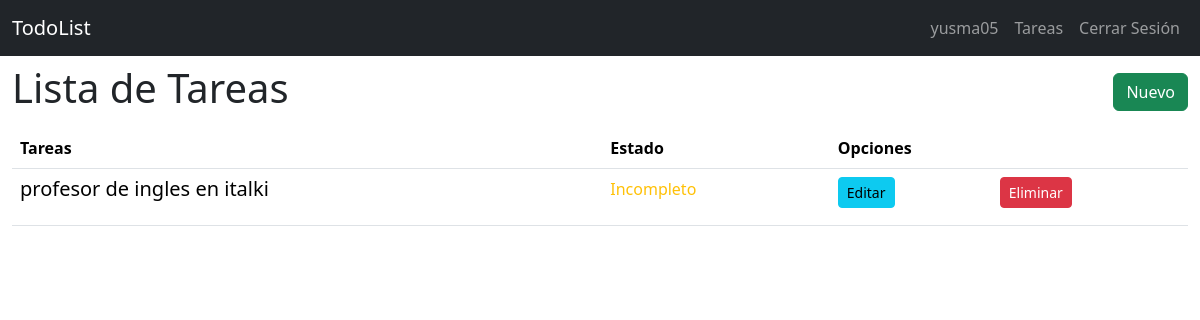
Before: /todo/list (signed in) with the older database file.
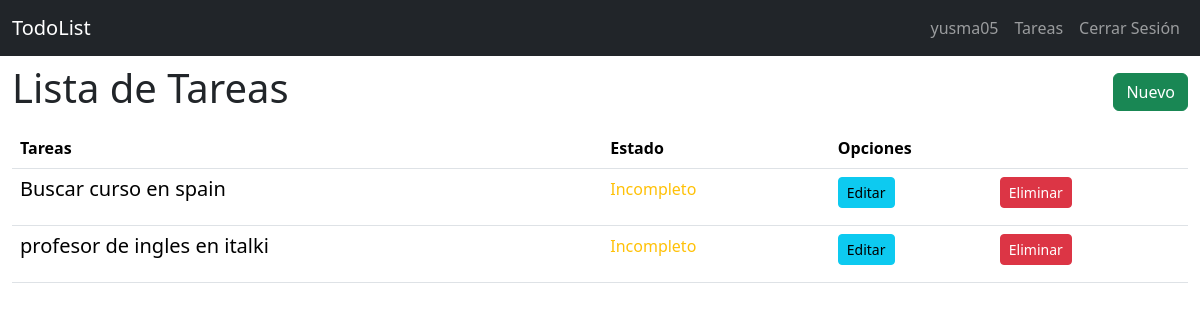
After: the same page with the newer database file.
### todor/models.py (models this page shows, shortened)
class User(db.Model):
    id = db.Column(db.Integer, primary_key = True)
    username = db.Column(db.String(20), unique = True, nullable = False)
    password = db.Column(db.Text, nullable = False)

class Todo(db.Model):
    id = db.Column(db.Integer, primary_key = True)
    created_by = db.Column(db.Integer, db.ForeignKey('user.id'), nullable = False)
    title = db.Column(db.String(100), nullable = False)
    desc = db.Column(db.Text)
    state = db.Column(db.Boolean, default = False)

### todor/todo.py (the view)
@bp.route('/list')
@login_required
def index():
    todos = Todo.query.all()
    return render_template('todo/index.html', todos = todos)

### todor/auth.py (called while the page is built)
@bp.before_app_request
def load_logged_user():
    user_id = session.get('user_id')
    if user_id is None:
        g.user = None
    else:
        g.user = User.query.get_or_404(user_id)

def login_required(view):
    @functools.wraps(view)
    def wrapped_view(**kwargs):
        if g.user is None:
            return redirect(url_for('auth.login'))
        return view(**kwargs)
    return wrapped_view

### todor/templates/todo/index.html (shortened to what this page needs)
{% extends 'base.html' %}
{% block content %}
<section class="container-fluid">
    <nav class="navbar">
        <h1>{% block title %}Lista de Tareas{% endblock %}</h1>
        <a href="{{url_for('todo.create')}}" class="btn btn-success">Nuevo</a>
    </nav>
    <table class="table">
        <thead>
            <tr>
                <th class="col">Tareas</th>
                <th class="col">Estado</th>
                <th class="col" colspan="2">Opciones</th>
            </tr>
        </thead>
        <tbody>
            {% for todo in todos | reverse %}
            {% if g.user.id == todo.created_by %}
            <tr>
                <td>
                    <h5>{{todo.title}}</h5>
                </td>
                <td>
                    {% if todo.state == false %}
                    <span class="text-warning">Incompleto</span>
                    {% else %}
                    <span class="text-success">Completado</span>
                    {% endif %}
                </td>
                <td>
                    <a href="{{url_for('todo.update', id = todo.id)}}" class="btn btn-info btn-sm">Editar</a>
                </td>
                <td>
                    <a href="{{url_for('todo.delete', id = todo.id)}}" class="btn btn-danger btn-sm">Eliminar</a>
                </td>
            </tr>
            {% endif %}
            {% endfor %}
        </tbody>
    </table>
</section>
{% endblock %}

### todor/templates/base.html (shortened to what this page needs)
<!DOCTYPE html>
<html lang="en">
<head>
    <link href="https://cdn.jsdelivr.net/npm/bootstrap@5.3.8/dist/css/bootstrap.min.css" rel="stylesheet">
</head>
<body>
    <nav class="navbar navbar-expand-sm navbar bg-dark" data-bs-theme="dark">
        <div class="container-fluid">
            <a class="navbar-brand" href="{{url_for('index')}}">TodoList</a>
            <div class="collapse navbar-collapse justify-content-end" id="navbarNav">
                <ul class="navbar-nav">
                    {% if g.user %}
                    <li class="nav-item">
                        <span class="nav-link activate"> {{ g.user.username }} </span>
                    </li>
                    <li class="nav-item">
                        <a class="nav-link" href="{{url_for('todo.index')}}">Tareas</a>
                    </li>
                    <li class="nav-item">
                        <a class="nav-link" href="{{url_for('auth.logout')}}">Cerrar Sesión</a>
                    </li>
                    {% endif %}
                </ul>
            </div>
        </div>
    </nav>
    {% block content %}
    {% endblock %}
</body>
</html>

Changed rows visible on the page:
added Todo: title "Buscar curso en spain", state "Incompleto"
